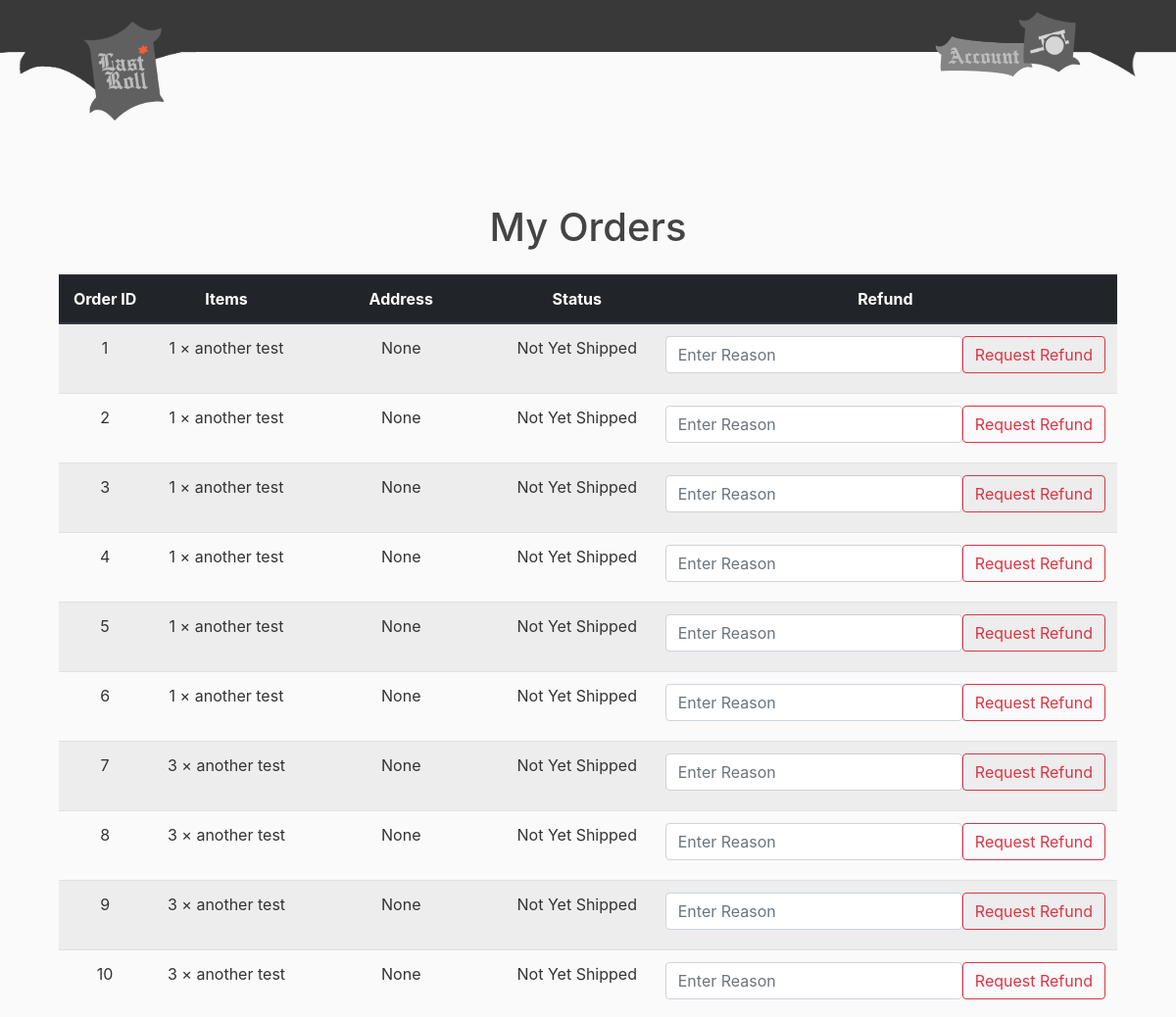
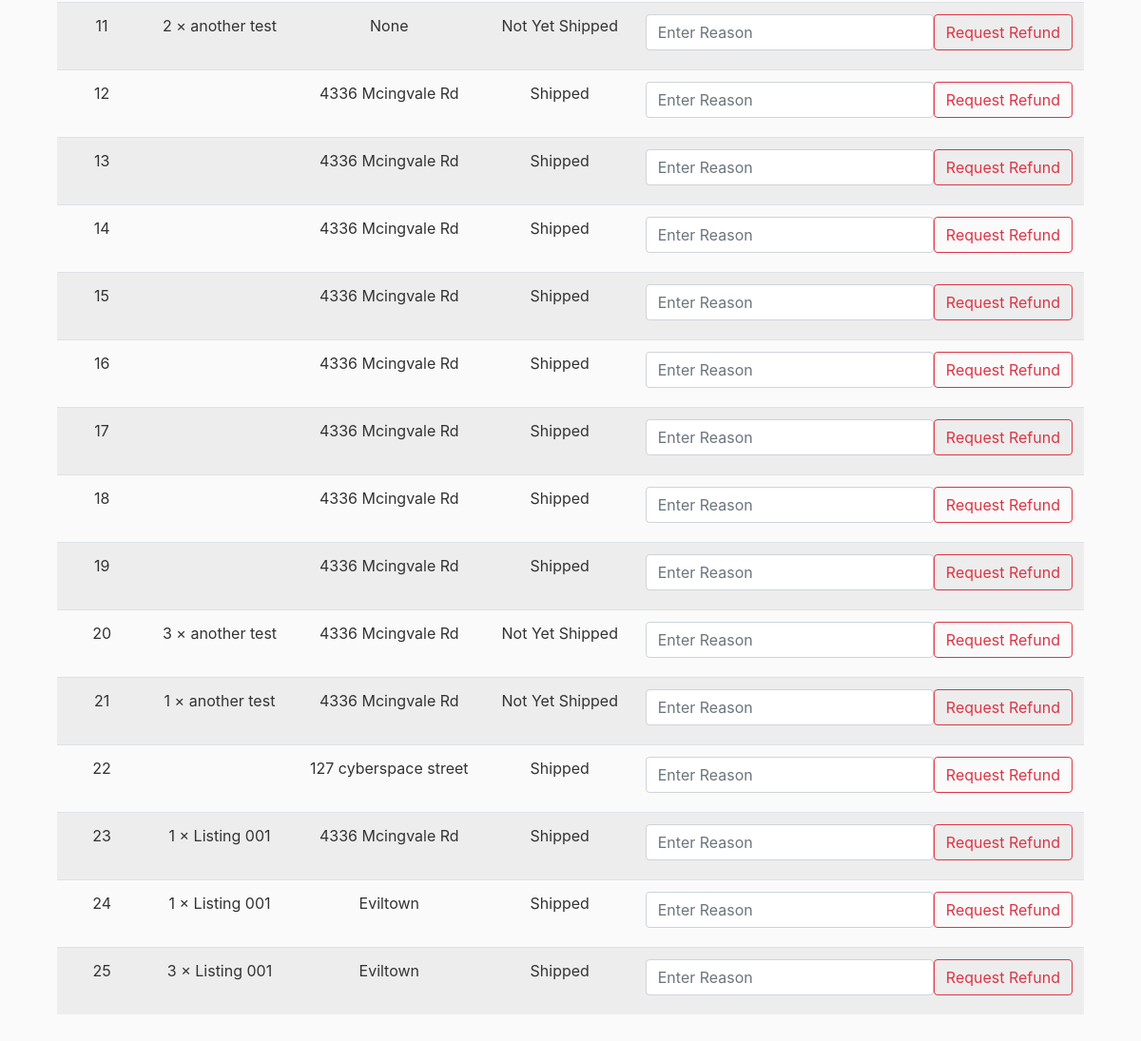
The page /buyerorders/ (signed in) on the database as committed earlier (2 pictures, top to bottom).
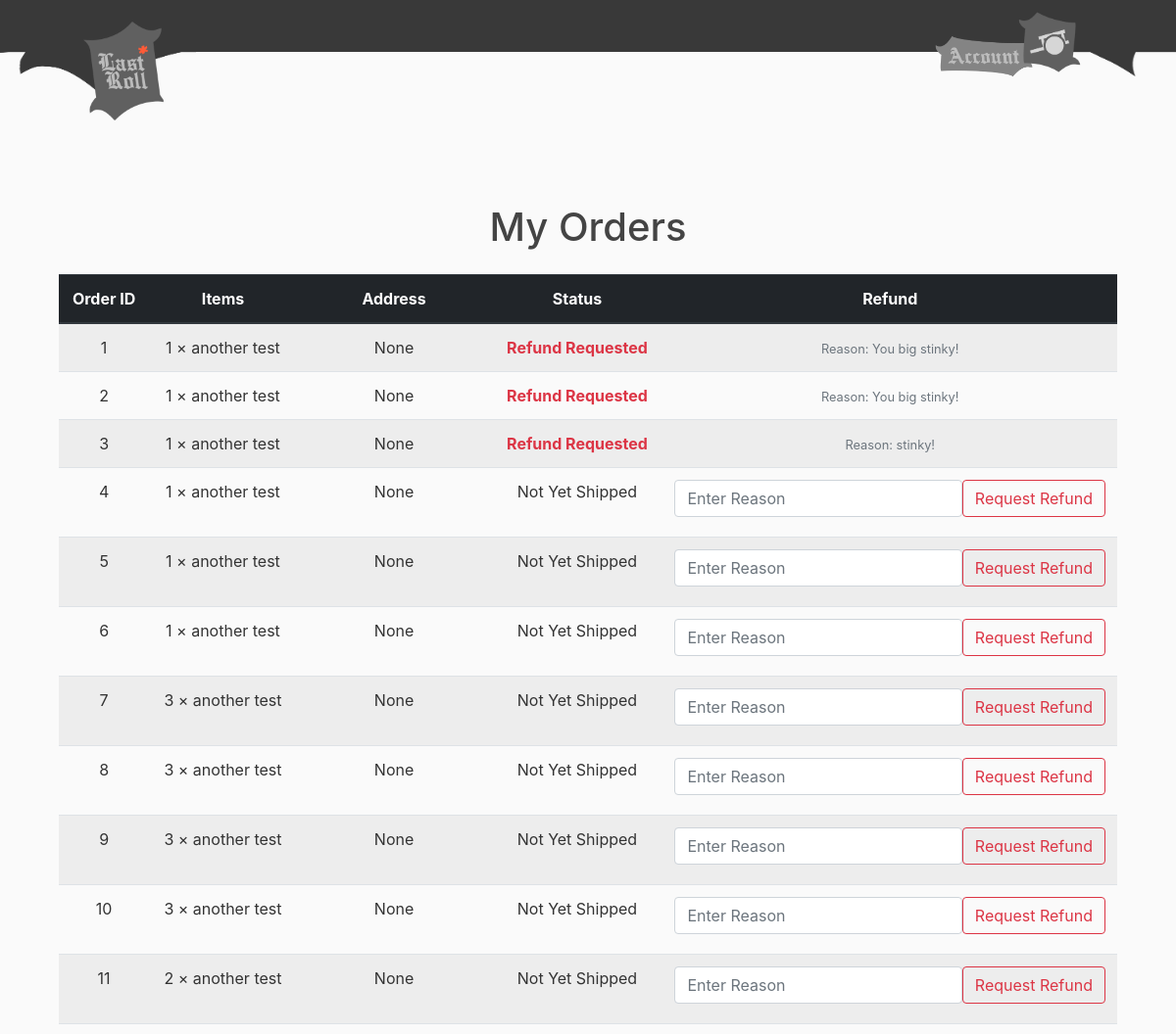
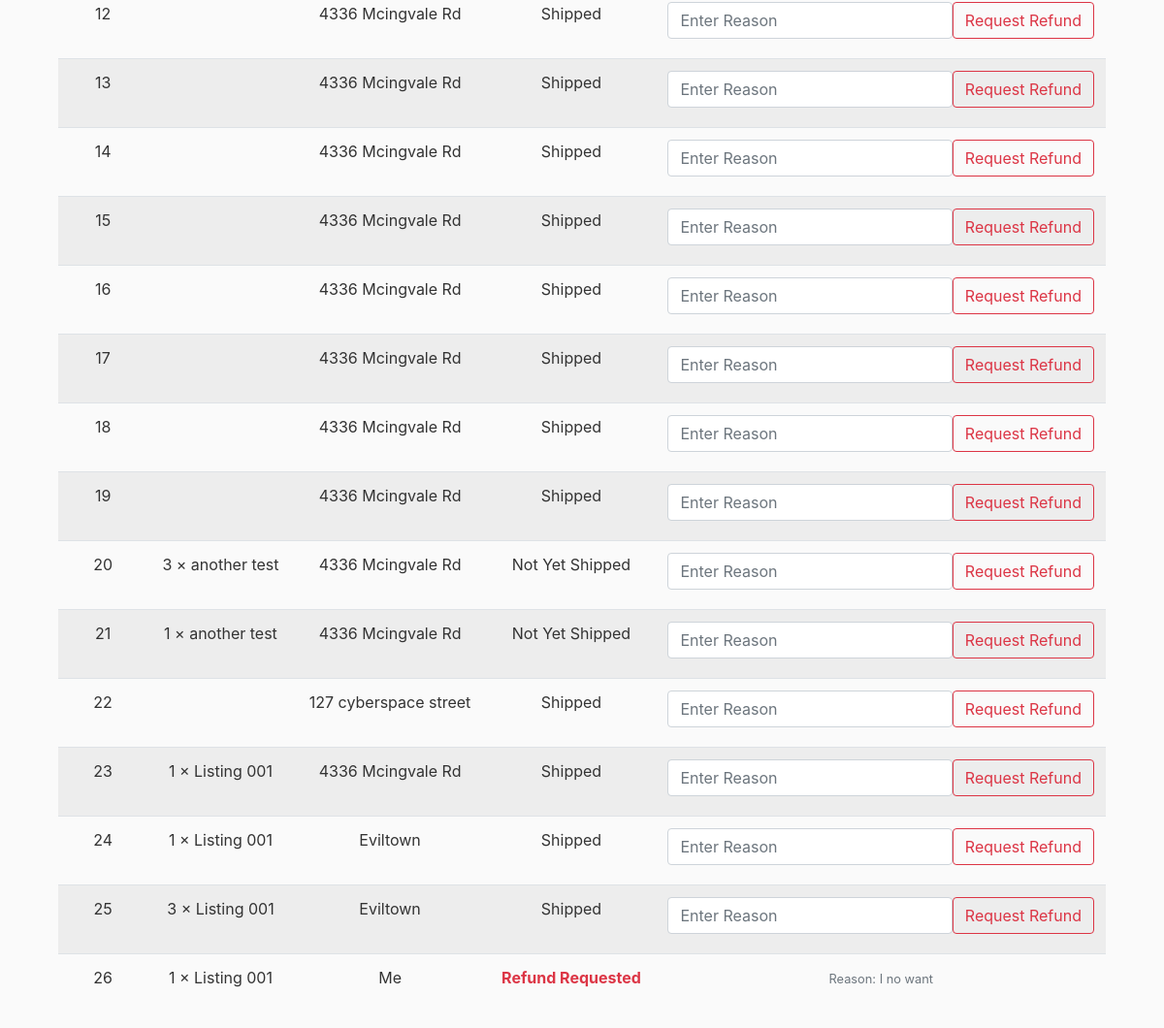
The same page on the database as committed later (2 pictures, top to bottom).
### store/models.py (models this page shows, shortened)
class Product(models.Model):
    seller = models.ForeignKey(Seller, on_delete=models.CASCADE)
    name = models.CharField(max_length=100)
    description = models.TextField(blank=True)
    price = models.DecimalField(max_digits=8, decimal_places=2)
    stock = models.PositiveIntegerField(default=0)
    image = models.ImageField(upload_to='product_images/', blank=True)
    created_at = models.DateTimeField(default=timezone.now)
    status = models.IntegerField(default=0)
    is_reported = models.BooleanField(default=False)
    report_confirmed = models.BooleanField(default=False)

class OrderItem(models.Model):
    order = models.ForeignKey(Order, on_delete=models.CASCADE, related_name='items')
    product = models.ForeignKey(Product, on_delete=models.CASCADE)
    quantity = models.PositiveIntegerField(default=1)
    is_shipped = models.BooleanField(default=False)
    is_refunded = models.BooleanField(default=False)
    refund_reason = models.CharField(max_length=255, default="Buyer refunded the order.")

class Order(models.Model):
    buyer = models.ForeignKey(Buyer, on_delete=models.CASCADE)
    created_at = models.DateTimeField(default=timezone.now)
    address = models.CharField(max_length=100, blank=True, null=True)
    payment = models.CharField(max_length=50, blank=True, null=True)
    total = models.DecimalField(max_digits=10, decimal_places=2, default=0)

### shop/views.py (the view)
# urls.py: path('buyerorders/', views.buyerorders, name='shop-buyerorders'),
@login_required
def buyerorders(request):
    if request.user.profile.role != request.user.profile.ROLE_BUYER:
        return HttpResponseForbidden("You do not have permission to view this page.")
    buyer = Buyer.objects.get(user=request.user)
    buyer_orders = Order.objects.filter(buyer=buyer)
    orders = []
    for order in buyer_orders:
        items = [
            {"id": item.product.id, "name": item.product.name, "quantity": item.quantity}
            for item in order.items.all()
        ]
        orders.append({
            "id": order.id,
            "items": items,
            "address": order.address,
            "is_shipped": all(i.is_shipped for i in order.items.all()),
            "is_refunded": any(i.is_refunded for i in order.items.all()),
            "refund_reason": next((i.refund_reason for i in order.items.all() if i.is_refunded), None),
        })
    return render(request, 'shop/buyerorders.html', {'orders': orders})

### shop/templates/shop/buyerorders.html (shortened to what this page needs)
{% extends "shop/base.html" %}
{% block content %}
<div class="container mt-5">
  <h1 class="text-center mb-4">My Orders</h1>
  <table class="table table-striped text-center shadow-sm">
    <thead class="thead-dark">
      <tr>
        <th>Order ID</th>
        <th>Items</th>
        <th>Address</th>
        <th>Status</th>
        <th>Refund</th>
      </tr>
    </thead>
    <tbody>
      {% for order in orders %}
      <tr>
        <td>{{ order.id }}</td>
        <td>
          {% for item in order.items %}
            {{ item.quantity }} × {{ item.name }}<br>
          {% endfor %}
        </td>
        <td>{{ order.address }}</td>
        <td>
          {% if order.is_refunded %}
            <span class="text-danger font-weight-bold">Refund Requested</span>
          {% elif order.is_shipped %}
            Shipped
          {% else %}
            Not Yet Shipped
          {% endif %}
        </td>
          {% if not order.is_refunded %}
        <td>
          <form method="post" action="{% url 'refund_order' order.id %}" class="d-flex align-items-center">
            <input
              type="text"
              name="reason"
              class="form-control mb-2"
              placeholder="Enter Reason"
              required>
            <button
              class="btn btn-outline-danger mb-2"
              type="submit">
              Request Refund
            </button>
          </form>
        </td>
          {% else %}
        <td>
            <small class="text-muted">Reason: {{ order.refund_reason }}</small>
        </td>
          {% endif %}
      </tr>
      {% empty %}
        <tr><td colspan="5" class="text-muted">No orders found.</td></tr>
      {% endfor %}
    </tbody>
  </table>
</div>
{% endblock %}

Rows that differ between the two databases and show on the page:
now on this page (row edited): OrderItem: refund_reason "You big stinky!"
now on this page (row edited): OrderItem: refund_reason "You big stinky!"
now on this page (row edited): OrderItem: refund_reason "stinky!"
added Order: address "Me"
added OrderItem: refund_reason "I no want"
Other text that changed with them:
new list line: "1 1 × None Refund Requested Reason:"
new list line: "another test"
new list line: "2 1 × None Refund Requested Reason:"
new list line: "3 1 × None Refund Requested Reason:"
new list line: "26 1 × Refund Requested Reason:"
new list line: "Listing 001"
list line gone: "1 1 × None Not Yet Shipped  Request Refund"
list line gone: "another test"
list line gone: "2 1 × None Not Yet Shipped  Request Refund"
list line gone: "3 1 × None Not Yet Shipped  Request Refund"
